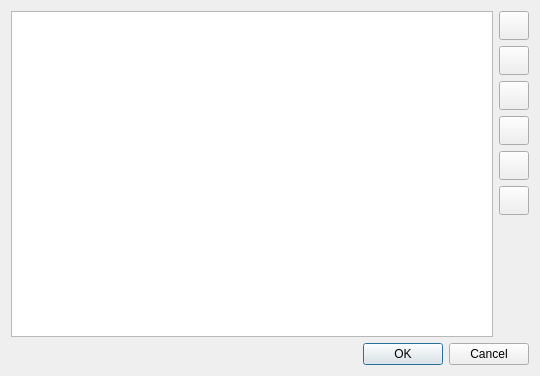
<?xml version="1.0" encoding="UTF-8"?>
<ui version="4.0">
 <class>DialogEditTable</class>
 <widget class="QDialog" name="DialogEditTable">
  <property name="geometry">
   <rect>
    <x>0</x>
    <y>0</y>
    <width>540</width>
    <height>376</height>
   </rect>
  </property>
  <property name="windowTitle">
   <string notr="true"/>
  </property>
  <property name="windowIcon">
   <iconset>
    <normaloff>:/images/images/table_16x16.png</normaloff>:/images/images/table_16x16.png</iconset>
  </property>
  <layout class="QVBoxLayout" name="verticalLayout_2">
   <item>
    <layout class="QHBoxLayout" name="horizontalLayout_2">
     <item>
      <widget class="QTableView" name="tableView">
       <property name="selectionBehavior">
        <enum>QAbstractItemView::SelectRows</enum>
       </property>
      </widget>
     </item>
     <item>
      <layout class="QVBoxLayout" name="verticalLayout">
       <item>
        <widget class="QToolButton" name="toolButtonAdd">
         <property name="icon">
          <iconset theme="list-add"/>
         </property>
         <property name="iconSize">
          <size>
           <width>22</width>
           <height>22</height>
          </size>
         </property>
        </widget>
       </item>
       <item>
        <widget class="QToolButton" name="toolButtonRemove">
         <property name="icon">
          <iconset theme="list-remove"/>
         </property>
         <property name="iconSize">
          <size>
           <width>22</width>
           <height>22</height>
          </size>
         </property>
        </widget>
       </item>
       <item>
        <widget class="QToolButton" name="toolButtonEdit">
         <property name="icon">
          <iconset theme="document-edit"/>
         </property>
         <property name="iconSize">
          <size>
           <width>22</width>
           <height>22</height>
          </size>
         </property>
        </widget>
       </item>
       <item>
        <widget class="QToolButton" name="toolButtonRefresh">
         <property name="icon">
          <iconset theme="view-refresh"/>
         </property>
         <property name="iconSize">
          <size>
           <width>22</width>
           <height>22</height>
          </size>
         </property>
        </widget>
       </item>
       <item>
        <widget class="QToolButton" name="toolButtonRevert">
         <property name="icon">
          <iconset theme="document-revert"/>
         </property>
         <property name="iconSize">
          <size>
           <width>22</width>
           <height>22</height>
          </size>
         </property>
        </widget>
       </item>
       <item>
        <widget class="QToolButton" name="toolButtonSave">
         <property name="icon">
          <iconset theme="document-save"/>
         </property>
         <property name="iconSize">
          <size>
           <width>22</width>
           <height>22</height>
          </size>
         </property>
        </widget>
       </item>
       <item>
        <spacer name="verticalSpacer">
         <property name="orientation">
          <enum>Qt::Vertical</enum>
         </property>
         <property name="sizeHint" stdset="0">
          <size>
           <width>20</width>
           <height>40</height>
          </size>
         </property>
        </spacer>
       </item>
      </layout>
     </item>
    </layout>
   </item>
   <item>
    <widget class="QDialogButtonBox" name="buttonBox">
     <property name="orientation">
      <enum>Qt::Horizontal</enum>
     </property>
     <property name="standardButtons">
      <set>QDialogButtonBox::Cancel|QDialogButtonBox::Ok</set>
     </property>
    </widget>
   </item>
  </layout>
 </widget>
 <resources/>
 <connections>
  <connection>
   <sender>buttonBox</sender>
   <signal>accepted()</signal>
   <receiver>DialogEditTable</receiver>
   <slot>accept()</slot>
   <hints>
    <hint type="sourcelabel">
     <x>248</x>
     <y>254</y>
    </hint>
    <hint type="destinationlabel">
     <x>157</x>
     <y>274</y>
    </hint>
   </hints>
  </connection>
  <connection>
   <sender>buttonBox</sender>
   <signal>rejected()</signal>
   <receiver>DialogEditTable</receiver>
   <slot>reject()</slot>
   <hints>
    <hint type="sourcelabel">
     <x>316</x>
     <y>260</y>
    </hint>
    <hint type="destinationlabel">
     <x>286</x>
     <y>274</y>
    </hint>
   </hints>
  </connection>
 </connections>
</ui>
